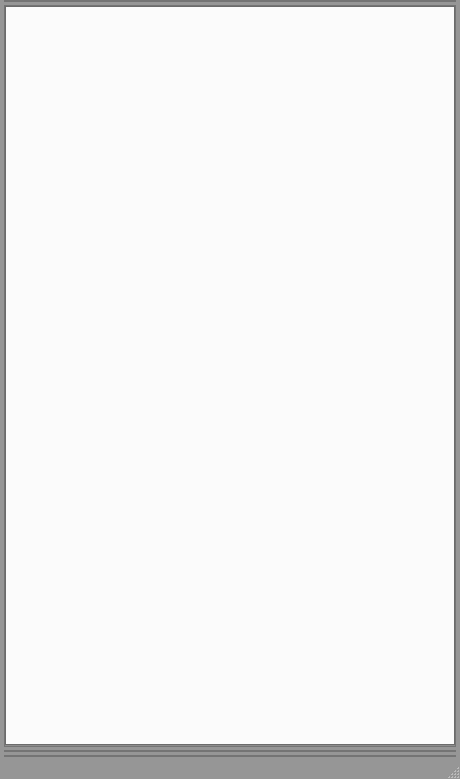
<?xml version="1.0" encoding="UTF-8"?>
<ui version="4.0">
 <class>MainWindow</class>
 <widget class="QMainWindow" name="MainWindow">
  <property name="geometry">
   <rect>
    <x>0</x>
    <y>0</y>
    <width>460</width>
    <height>779</height>
   </rect>
  </property>
  <property name="sizePolicy">
   <sizepolicy hsizetype="Expanding" vsizetype="Expanding">
    <horstretch>0</horstretch>
    <verstretch>0</verstretch>
   </sizepolicy>
  </property>
  <property name="palette">
   <palette>
    <active>
     <colorrole role="Base">
      <brush brushstyle="SolidPattern">
       <color alpha="255">
        <red>255</red>
        <green>255</green>
        <blue>255</blue>
       </color>
      </brush>
     </colorrole>
     <colorrole role="Window">
      <brush brushstyle="SolidPattern">
       <color alpha="255">
        <red>150</red>
        <green>150</green>
        <blue>150</blue>
       </color>
      </brush>
     </colorrole>
    </active>
    <inactive>
     <colorrole role="Base">
      <brush brushstyle="SolidPattern">
       <color alpha="255">
        <red>255</red>
        <green>255</green>
        <blue>255</blue>
       </color>
      </brush>
     </colorrole>
     <colorrole role="Window">
      <brush brushstyle="SolidPattern">
       <color alpha="255">
        <red>150</red>
        <green>150</green>
        <blue>150</blue>
       </color>
      </brush>
     </colorrole>
    </inactive>
    <disabled>
     <colorrole role="Base">
      <brush brushstyle="SolidPattern">
       <color alpha="255">
        <red>150</red>
        <green>150</green>
        <blue>150</blue>
       </color>
      </brush>
     </colorrole>
     <colorrole role="Window">
      <brush brushstyle="SolidPattern">
       <color alpha="255">
        <red>150</red>
        <green>150</green>
        <blue>150</blue>
       </color>
      </brush>
     </colorrole>
    </disabled>
   </palette>
  </property>
  <property name="windowTitle">
   <string>MainWindow</string>
  </property>
  <property name="iconSize">
   <size>
    <width>24</width>
    <height>24</height>
   </size>
  </property>
  <property name="documentMode">
   <bool>false</bool>
  </property>
  <property name="tabShape">
   <enum>QTabWidget::Rounded</enum>
  </property>
  <property name="dockNestingEnabled">
   <bool>false</bool>
  </property>
  <property name="unifiedTitleAndToolBarOnMac">
   <bool>false</bool>
  </property>
  <widget class="QWidget" name="base">
   <layout class="QVBoxLayout" name="base_layout">
    <property name="spacing">
     <number>3</number>
    </property>
    <property name="leftMargin">
     <number>4</number>
    </property>
    <property name="topMargin">
     <number>0</number>
    </property>
    <property name="rightMargin">
     <number>4</number>
    </property>
    <property name="bottomMargin">
     <number>0</number>
    </property>
    <item>
     <widget class="QFrame" name="top_frame">
      <property name="frameShape">
       <enum>QFrame::StyledPanel</enum>
      </property>
      <property name="frameShadow">
       <enum>QFrame::Raised</enum>
      </property>
      <layout class="QVBoxLayout" name="top_frame_layout">
       <property name="spacing">
        <number>0</number>
       </property>
       <property name="leftMargin">
        <number>0</number>
       </property>
       <property name="topMargin">
        <number>0</number>
       </property>
       <property name="rightMargin">
        <number>0</number>
       </property>
       <property name="bottomMargin">
        <number>0</number>
       </property>
      </layout>
     </widget>
    </item>
    <item>
     <widget class="QFrame" name="mid_frame">
      <property name="sizePolicy">
       <sizepolicy hsizetype="Expanding" vsizetype="Expanding">
        <horstretch>0</horstretch>
        <verstretch>0</verstretch>
       </sizepolicy>
      </property>
      <property name="frameShape">
       <enum>QFrame::StyledPanel</enum>
      </property>
      <property name="frameShadow">
       <enum>QFrame::Raised</enum>
      </property>
      <layout class="QVBoxLayout" name="mid_frame_layout">
       <property name="spacing">
        <number>0</number>
       </property>
       <property name="leftMargin">
        <number>0</number>
       </property>
       <property name="topMargin">
        <number>0</number>
       </property>
       <property name="rightMargin">
        <number>0</number>
       </property>
       <property name="bottomMargin">
        <number>0</number>
       </property>
       <item>
        <widget class="QTabWidget" name="tabWidget">
         <property name="sizePolicy">
          <sizepolicy hsizetype="Expanding" vsizetype="Expanding">
           <horstretch>0</horstretch>
           <verstretch>0</verstretch>
          </sizepolicy>
         </property>
         <property name="font">
          <font>
           <pointsize>10</pointsize>
          </font>
         </property>
         <property name="autoFillBackground">
          <bool>false</bool>
         </property>
         <property name="tabPosition">
          <enum>QTabWidget::West</enum>
         </property>
         <property name="tabShape">
          <enum>QTabWidget::Triangular</enum>
         </property>
         <property name="currentIndex">
          <number>-1</number>
         </property>
         <property name="documentMode">
          <bool>false</bool>
         </property>
         <property name="tabsClosable">
          <bool>true</bool>
         </property>
         <property name="movable">
          <bool>false</bool>
         </property>
         <property name="tabBarAutoHide">
          <bool>false</bool>
         </property>
        </widget>
       </item>
      </layout>
     </widget>
    </item>
    <item>
     <widget class="QFrame" name="controls_frame">
      <property name="frameShape">
       <enum>QFrame::StyledPanel</enum>
      </property>
      <property name="frameShadow">
       <enum>QFrame::Raised</enum>
      </property>
      <layout class="QHBoxLayout" name="controls_frame_layout">
       <property name="spacing">
        <number>2</number>
       </property>
       <property name="leftMargin">
        <number>0</number>
       </property>
       <property name="topMargin">
        <number>0</number>
       </property>
       <property name="rightMargin">
        <number>0</number>
       </property>
       <property name="bottomMargin">
        <number>0</number>
       </property>
      </layout>
     </widget>
    </item>
    <item>
     <widget class="QFrame" name="bottom_frame">
      <property name="frameShape">
       <enum>QFrame::StyledPanel</enum>
      </property>
      <property name="frameShadow">
       <enum>QFrame::Raised</enum>
      </property>
      <layout class="QVBoxLayout" name="bottom_frame_layout">
       <property name="spacing">
        <number>0</number>
       </property>
       <property name="leftMargin">
        <number>0</number>
       </property>
       <property name="topMargin">
        <number>0</number>
       </property>
       <property name="rightMargin">
        <number>0</number>
       </property>
       <property name="bottomMargin">
        <number>0</number>
       </property>
      </layout>
     </widget>
    </item>
   </layout>
  </widget>
  <widget class="QStatusBar" name="statusbar"/>
 </widget>
 <resources/>
 <connections/>
</ui>
